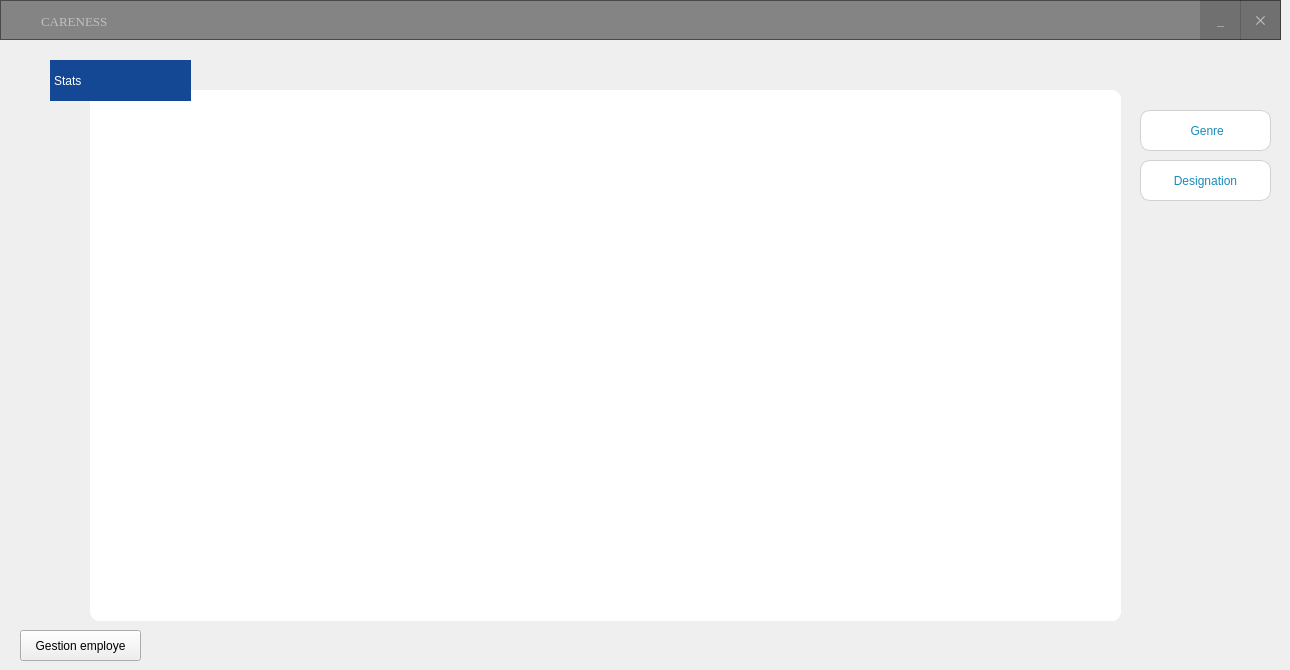
    <widget class="QWidget" name="page_23">
     <widget class="QStackedWidget" name="STATISTIQUE">
      <property name="geometry">
       <rect>
        <x>90</x>
        <y>90</y>
        <width>1031</width>
        <height>531</height>
       </rect>
      </property>
      <property name="styleSheet">
       <string notr="true">background-color: rgb(255, 255, 255);
border-radius:10px;</string>
      </property>
      <property name="currentIndex">
       <number>0</number>
      </property>
      <widget class="QWidget" name="page_24">
       <widget class="QFrame" name="frame">
        <property name="geometry">
         <rect>
          <x>10</x>
          <y>20</y>
          <width>1001</width>
          <height>501</height>
         </rect>
        </property>
        <property name="frameShape">
         <enum>QFrame::StyledPanel</enum>
        </property>
        <property name="frameShadow">
         <enum>QFrame::Raised</enum>
        </property>
       </widget>
      </widget>
      <widget class="QWidget" name="page_25">
       <widget class="QFrame" name="frame_2">
        <property name="geometry">
         <rect>
          <x>10</x>
          <y>20</y>
          <width>1001</width>
          <height>501</height>
         </rect>
        </property>
        <property name="frameShape">
         <enum>QFrame::StyledPanel</enum>
        </property>
        <property name="frameShadow">
         <enum>QFrame::Raised</enum>
        </property>
       </widget>
      </widget>
     </widget>
     <widget class="QPushButton" name="Stat">
      <property name="geometry">
       <rect>
        <x>1140</x>
        <y>110</y>
        <width>131</width>
        <height>41</height>
       </rect>
      </property>
      <property name="toolTip">
       <string>Modifier un employé</string>
      </property>
      <property name="styleSheet">
       <string notr="true">
/****************Buttons**********************/
QPushButton{
	color: rgb(25, 139, 186);
	border-radius:10px;
	background-color: rgb(255, 255, 255);
	 border-width: 2px;
	font: 75 10pt &quot;Times New Roman&quot;;
	border:1px solid rgb(209, 209, 209);
}


QPushButton:hover {
	border:1px solid rgb(25, 139, 186);
}

QPushButton:pressed {
	color: rgb(255, 255, 255);
	background-color: rgb(20, 175, 218);

}

QPushButton:checked{
    border-color: #6A6969;
	background-color: rgb(20, 175, 218);
}
/****************Frame********************/
QFrame{
	background-color: white ;
    border-radius: 10px;
    border: 1px solid #ccc;
	font: 75 10pt &quot;Times New Roman&quot;;

}

/****************QDialog********************/
QDialog{
	background-color: rgb(25, 139, 186);
}


/****************QLabel********************/
QLabel{
    border: 1px solid transparent ;
	color: rgb(20, 72, 149);
}
/****************QLineEdit********************/
QLineEdit{
	border-radius:10px;
	border:1px solid  #D1D1D1;
color: rgb(20, 72, 149);

}
/****************QGroupBox********************/
QGroupBox{
background-color: white ;
    border-radius: 10px;
    border: 1px solid #ccc;
	font: 75 10pt &quot;Times New Roman&quot;;
}
/*****************QStackedWidget*******************/
QWidget{

}
/*****************Progress bar*******************/
QProgressBar:horizontal {

    border-radius: 6px;
    border: 1px solid #3A3939;
    text-align: center;
    padding: 1px;
	background-color: rgb(209, 209, 209);
}

QProgressBar::chunk:horizontal {
    border-radius: 6px;
	background-color: rgb(142, 191, 46);
}






</string>
      </property>
      <property name="inputMethodHints">
       <set>Qt::ImhNone</set>
      </property>
      <property name="text">
       <string> Genre</string>
      </property>
     </widget>
     <widget class="QPushButton" name="Stat_2">
      <property name="geometry">
       <rect>
        <x>1140</x>
        <y>160</y>
        <width>131</width>
        <height>41</height>
       </rect>
      </property>
      <property name="toolTip">
       <string>Modifier un employé</string>
      </property>
      <property name="styleSheet">
       <string notr="true">
/****************Buttons**********************/
QPushButton{
	color: rgb(25, 139, 186);
	border-radius:10px;
	background-color: rgb(255, 255, 255);
	 border-width: 2px;
	font: 75 10pt &quot;Times New Roman&quot;;
	border:1px solid rgb(209, 209, 209);
}


QPushButton:hover {
	border:1px solid rgb(25, 139, 186);
}

QPushButton:pressed {
	color: rgb(255, 255, 255);
	background-color: rgb(20, 175, 218);

}

QPushButton:checked{
    border-color: #6A6969;
	background-color: rgb(20, 175, 218);
}
/****************Frame********************/
QFrame{
	background-color: white ;
    border-radius: 10px;
    border: 1px solid #ccc;
	font: 75 10pt &quot;Times New Roman&quot;;

}

/****************QDialog********************/
QDialog{
	background-color: rgb(25, 139, 186);
}


/****************QLabel********************/
QLabel{
    border: 1px solid transparent ;
	color: rgb(20, 72, 149);
}
/****************QLineEdit********************/
QLineEdit{
	border-radius:10px;
	border:1px solid  #D1D1D1;
color: rgb(20, 72, 149);

}
/****************QGroupBox********************/
QGroupBox{
background-color: white ;
    border-radius: 10px;
    border: 1px solid #ccc;
	font: 75 10pt &quot;Times New Roman&quot;;
}
/*****************QStackedWidget*******************/
QWidget{

}
/*****************Progress bar*******************/
QProgressBar:horizontal {

    border-radius: 6px;
    border: 1px solid #3A3939;
    text-align: center;
    padding: 1px;
	background-color: rgb(209, 209, 209);
}

QProgressBar::chunk:horizontal {
    border-radius: 6px;
	background-color: rgb(142, 191, 46);
}






</string>
      </property>
      <property name="inputMethodHints">
       <set>Qt::ImhNone</set>
      </property>
      <property name="text">
       <string>Designation</string>
      </property>
     </widget>
     <widget class="QFrame" name="frame_26">
      <property name="geometry">
       <rect>
        <x>0</x>
        <y>0</y>
        <width>1281</width>
        <height>40</height>
       </rect>
      </property>
      <property name="cursor">
       <cursorShape>ArrowCursor</cursorShape>
      </property>
      <property name="styleSheet">
       <string notr="true">QFrame{
background:rgba(0,0,0,0.45);
}

QFrame:hover{
background:rgba(0,0,0,0.50);
}

QPushButton{
color:silver;
}

QPushButton:hover{
color:white;
}</string>
      </property>
      <property name="frameShape">
       <enum>QFrame::StyledPanel</enum>
      </property>
      <property name="frameShadow">
       <enum>QFrame::Raised</enum>
      </property>
      <widget class="QLabel" name="label_204">
       <property name="geometry">
        <rect>
         <x>41</x>
         <y>11</y>
         <width>141</width>
         <height>21</height>
        </rect>
       </property>
       <property name="font">
        <font>
         <family>Times New Roman</family>
         <pointsize>10</pointsize>
         <weight>9</weight>
         <italic>false</italic>
         <bold>false</bold>
        </font>
       </property>
       <property name="styleSheet">
        <string notr="true">
color:silver;
background:transparent;</string>
       </property>
       <property name="text">
        <string>CARENESS</string>
       </property>
      </widget>
      <widget class="QPushButton" name="btn_minimize_25">
       <property name="geometry">
        <rect>
         <x>1200</x>
         <y>0</y>
         <width>41</width>
         <height>40</height>
        </rect>
       </property>
       <property name="font">
        <font>
         <family>Times New Roman</family>
         <pointsize>10</pointsize>
         <weight>9</weight>
         <italic>false</italic>
         <bold>false</bold>
         <underline>false</underline>
        </font>
       </property>
       <property name="cursor">
        <cursorShape>PointingHandCursor</cursorShape>
       </property>
       <property name="styleSheet">
        <string notr="true">QPushButton{
background:rgba(0, 0, 0,0.15);
border-radius:none;
}


QPushButton:hover{
background:rgba(0, 0, 0,0.6)
}</string>
       </property>
       <property name="text">
        <string>_</string>
       </property>
      </widget>
      <widget class="QPushButton" name="btn_close_19">
       <property name="geometry">
        <rect>
         <x>1240</x>
         <y>0</y>
         <width>41</width>
         <height>40</height>
        </rect>
       </property>
       <property name="font">
        <font>
         <family>Times New Roman</family>
         <pointsize>10</pointsize>
         <weight>9</weight>
         <italic>false</italic>
         <bold>false</bold>
        </font>
       </property>
       <property name="cursor">
        <cursorShape>PointingHandCursor</cursorShape>
       </property>
       <property name="styleSheet">
        <string notr="true">QPushButton{
background:rgba(0, 0, 0,0.15);
color:silver;

border-radius:none;
}


QPushButton:hover{
background:red;
color:white
}</string>
       </property>
       <property name="text">
        <string>✕</string>
       </property>
      </widget>
      <widget class="QLabel" name="label_205">
       <property name="geometry">
        <rect>
         <x>10</x>
         <y>0</y>
         <width>31</width>
         <height>31</height>
        </rect>
       </property>
       <property name="styleSheet">
        <string notr="true">image: url(:/new/prefix1/images/Logo.png);
background:transparent;</string>
       </property>
       <property name="text">
        <string>&lt;html&gt;&lt;head/&gt;&lt;body&gt;&lt;p&gt;&lt;br/&gt;&lt;/p&gt;&lt;/body&gt;&lt;/html&gt;</string>
       </property>
      </widget>
     </widget>
     <widget class="QLabel" name="label_206">
      <property name="geometry">
       <rect>
        <x>50</x>
        <y>60</y>
        <width>141</width>
        <height>41</height>
       </rect>
      </property>
      <property name="styleSheet">
       <string notr="true">QLabel{
    border: 1px solid transparent ;	
	color: rgb(255, 255, 255);
	font: 75 12pt &quot;Times New Roman&quot;;
	background-color: rgb(20, 72, 149);
}</string>
      </property>
      <property name="text">
       <string>Stats</string>
      </property>
     </widget>
     <widget class="QPushButton" name="pushButton_24">
      <property name="geometry">
       <rect>
        <x>20</x>
        <y>630</y>
        <width>121</width>
        <height>31</height>
       </rect>
      </property>
      <property name="text">
       <string>Gestion employe</string>
      </property>
      <property name="icon">
       <iconset resource="Resources.qrc">
        <normaloff>:/new/prefix1/images/fleche-petite-gauche (1).png</normaloff>:/new/prefix1/images/fleche-petite-gauche (1).png</iconset>
      </property>
     </widget>
    </widget>
